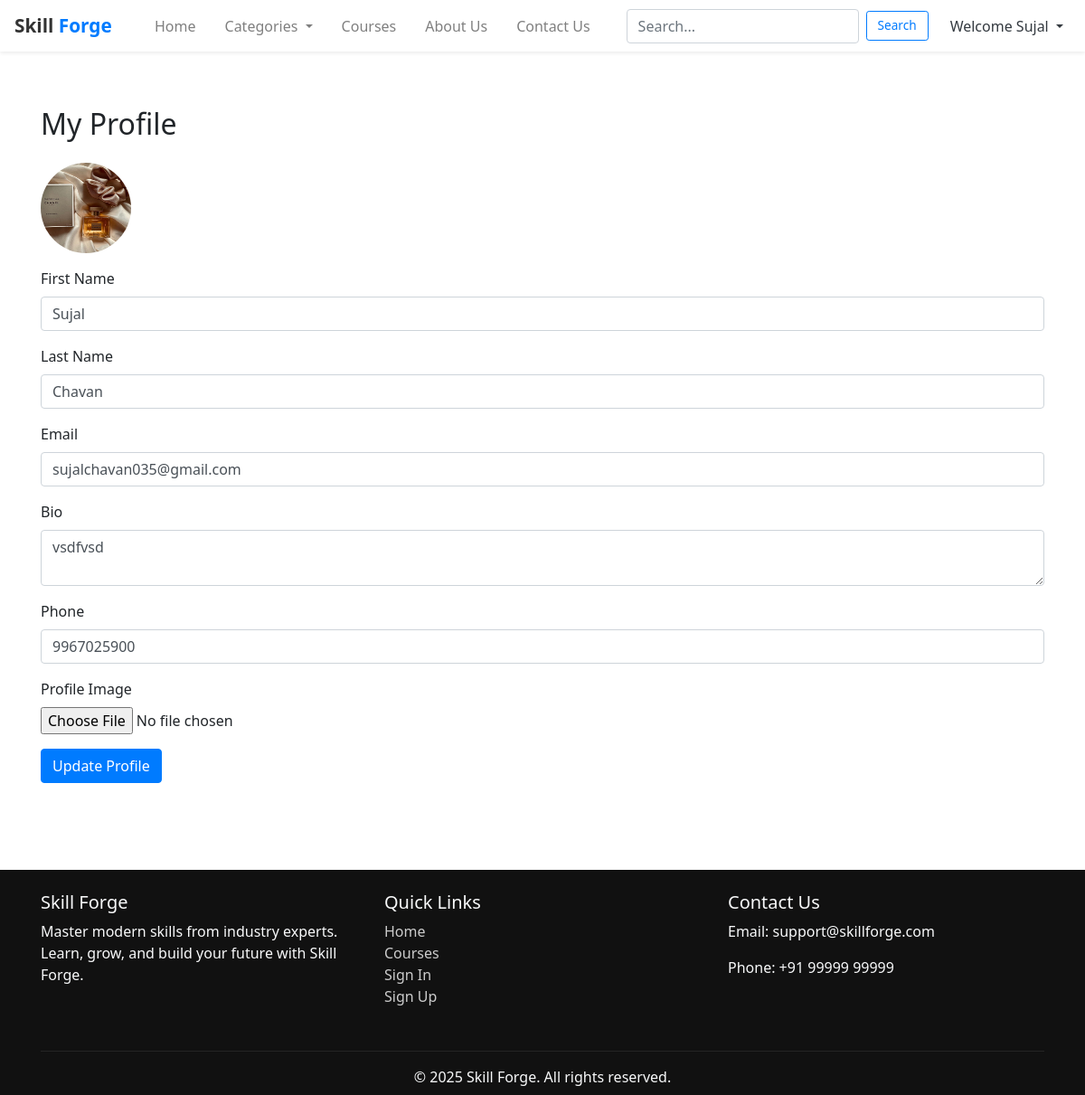
Screenshot of /profile/ (signed in) with the database file from the repository.
### core/models.py (models this page shows, shortened)
class User(AbstractUser):
    pass

class Profile(models.Model):
    user = models.OneToOneField(User, on_delete=models.CASCADE)
    bio = models.TextField(blank=True, null=True)
    profile_image = models.ImageField(upload_to='profile_images/', default='profile_images/default.jpg')
    phone = models.CharField(max_length=15, blank=True, null=True)

### core/views.py (the view, shortened to what this page needs)
# urls.py: path('profile/', views.profile, name='profile'),
@login_required
def profile(request):
    profile,created = Profile.objects.get_or_create(user=request.user)
    context = {
        'profile': profile
    }
    return render(request, 'profile.html', context)

### core/templates/profile.html (shortened to what this page needs)
{% extends 'base.html' %}
{% block content %}
<div class="container py-5">
  <h2 class="mb-4">My Profile</h2>
  <form method="POST" enctype="multipart/form-data">
    <img src="{{ profile.profile_image.url }}" width="100" height="100" class="rounded-circle mb-3" alt="Profile Picture">
    <div class="form-group">
      <label>First Name</label>
      <input type="text" name="first_name" value="{{ request.user.first_name }}" class="form-control">
    </div>
    <div class="form-group">
      <label>Last Name</label>
      <input type="text" name="last_name" value="{{ request.user.last_name }}" class="form-control">
    </div>
    <div class="form-group">
      <label>Email</label>
      <input type="email" name="email" value="{{ request.user.email }}" class="form-control">
    </div>
    <div class="form-group">
      <label>Bio</label>
      <textarea name="bio" class="form-control">{{ profile.bio }}</textarea>
    </div>
    <div class="form-group">
      <label>Phone</label>
      <input type="text" name="phone" value="{{ profile.phone }}" class="form-control">
    </div>
    <div class="form-group">
      <label>Profile Image</label>
      <input type="file" name="profile_image" class="form-control-file">
    </div>
    <button type="submit" class="btn btn-primary">Update Profile</button>
  </form>
</div>
{% endblock %}

### core/templates/base.html (shortened to what this page needs)
{% load static %}
<!DOCTYPE html>
<html lang="en">
<head>
  <link rel="stylesheet" href="https://stackpath.bootstrapcdn.com/bootstrap/4.5.2/css/bootstrap.min.css">
  <link rel="stylesheet" href="https://cdnjs.cloudflare.com/ajax/libs/font-awesome/5.15.4/css/all.min.css">
</head>
<body>
  <nav class="navbar navbar-expand-lg navbar-light bg-white shadow-sm fixed-top">
      <a class="navbar-brand d-flex align-items-center" href="{% url 'index' %}">
        <span>Skill <span style="color:#007bff;">Forge</span></span>
      </a>
      <div class="collapse navbar-collapse" id="navbarNav">
        <ul class="navbar-nav ml-auto">
          <li class="nav-item mx-2">
            <a class="nav-link" href="{% url 'index' %}">Home</a>
          </li>
          <li class="nav-item dropdown mx-2">
            <a class="nav-link dropdown-toggle" href="#" id="categoryDropdown" role="button" data-toggle="dropdown">
              Categories
            </a>
           </li>
          <li class="nav-item mx-2">
            <a class="nav-link" href="{% url 'course_detail' 1 %}">Courses</a>
          </li>
          <li class="nav-item mx-2">
            <a class="nav-link" href="{% url 'aboutUs'  %}">About Us</a>
          </li>
          <li class="nav-item mx-2">
            <a class="nav-link" href="{% url 'contactUs'  %}">Contact Us</a>
          </li>
        </ul>
        <form class="form-inline mx-2" method="get" action="{% url 'search_results' %}">
          <input class="form-control mr-sm-2" type="search" name="q" placeholder="Search..." required>
          <button class="btn btn-outline-primary btn-sm" type="submit">Search</button>
        </form>
        {% if user.is_authenticated %}
  <ul class="navbar-nav ml-2">
    <li class="nav-item dropdown">
      <a class="nav-link dropdown-toggle text-dark" href="#" id="userDropdown" role="button" data-toggle="dropdown">
        Welcome {{ user.username }}
      </a>
    </li>
  </ul>
{% endif %}
      </div>
  </nav>
    {% block content %}
    {% endblock %}
  <footer class="text-light pt-4 pb-2 mt-5">
    <div class="container">
      <div class="row">
        <div class="col-md-4 mb-3">
          <h5>Skill Forge</h5>
          <p>Master modern skills from industry experts. Learn, grow, and build your future with Skill Forge.</p>
        </div>
        <div class="col-md-4 mb-3">
          <h5>Quick Links</h5>
          <ul class="list-unstyled">
            <li><a href="{% url 'index' %}">Home</a></li>
            <li><a href="{% url 'course_detail' 1 %}">Courses</a></li>
            <li><a href="{% url 'signin' %}">Sign In</a></li>
            <li><a href="{% url 'signup' %}">Sign Up</a></li>
          </ul>
        </div>
        <div class="col-md-4 mb-3">
          <h5>Contact Us</h5>
          <p>Email: support@skillforge.com</p>
          <p>Phone: +91 99999 99999</p>
        </div>
      </div>
      <hr style="background-color: rgba(255,255,255,0.1);">
      <div class="text-center">
        <p class="mb-0">&copy; 2025 Skill Forge. All rights reserved.</p>
      </div>
    </div>
  </footer>
</body>
</html>

### core/templates/base.html (style rules this page uses)
body { font-family: 'Segoe UI', Tahoma, Geneva, Verdana, sans-serif; padding-top: 70px; }
.navbar-brand span { font-weight: 600; font-size: 1.3rem; color: #333; }
.btn-sm { padding: 5px 12px; font-size: 0.85rem; }
footer { background-color: #111; }
footer a { color: #ccc; text-decoration: none; }

### rows the page displays
User: username "Sujal", first_name "Sujal", last_name "Chavan", email "sujalchavan035@gmail.com"
Profile: profile_image (picture), bio "vsdfvsd", phone "9967025900"
